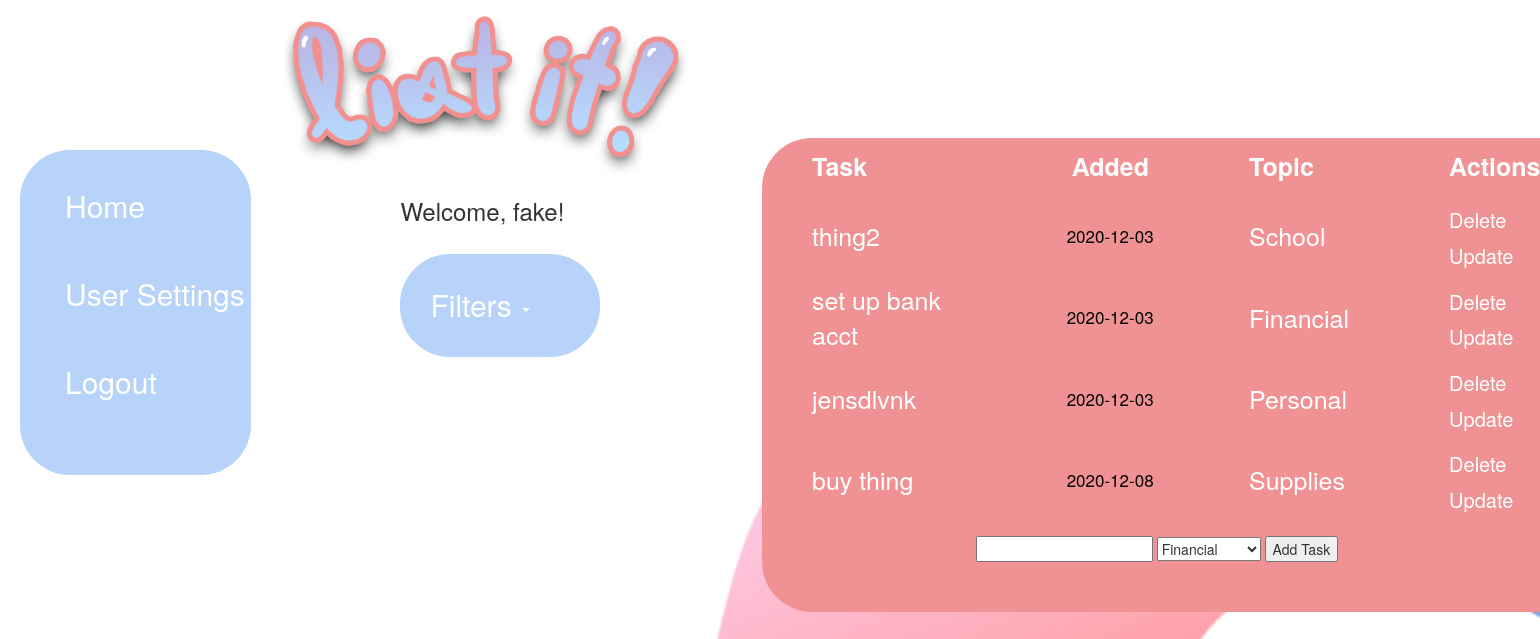
Screenshot of / (signed in) with the database file from the repository.
### app.py (models this page shows, shortened)
class User(UserMixin, db.Model):
    __tablename__ = 'users'
    id = db.Column(db.Integer, primary_key=True)
    email = db.Column(db.String(64), unique=True, index=True)
    username = db.Column(db.String(64), unique=True, index=True)
    password = db.Column(db.String(64), index=True)
    password_hash = db.Column(db.String(128))
    tasks = db.relationship('Tasks', backref='user', lazy="dynamic")
    @property
    def password(self):
        raise AttributeError("Password is not a readable attribute.")
    @password.setter
    def password(self, password):
        self.password_hash = generate_password_hash(password)

class Tasks(db.Model):
    __tablename__ = 'tasks'
    id = db.Column(db.Integer, primary_key=True)
    content = db.Column(db.String(200), nullable=False)
    date_created = db.Column(db.DateTime, default=datetime.utcnow)
    user_id = db.Column(db.Integer, db.ForeignKey('users.id'))
    topic = db.Column(db.String(200), nullable=True)

### app.py (the view, shortened to what this page needs)
@app.route('/', methods=['POST', 'GET'])
def index():
    if request.method == 'POST':
        task_content = request.form['content']
        task_topic = request.form['filter']
        if task_topic == "custom":
            new_task = Tasks(content=task_content, user=current_user._get_current_object(), topic=request.form['custom_filter'])
        else:
            new_task = Tasks(content=task_content, user=current_user._get_current_object(), topic=task_topic)
        try:
            db.session.add(new_task)
            db.session.commit()
            return redirect('/final/') #for DigScholar this will be 'return redirect('/final')
        except:
            return 'There was an issue adding your task :('
    else:
        if current_user.is_authenticated:
            full_tasks = Tasks.query.filter_by(user=current_user).order_by(Tasks.date_created).all()
            topics = []
            for f_task in full_tasks:
                topics.append(f_task.topic)
            topics = set(topics)
            tasks = full_tasks
        return render_template('index.html', tasks=tasks, full_tasks=full_tasks, topics=topics)
    if request.method == 'GET':
        pass
    return render_template('index.html')

### app.py (called while the page is built)
@login_manager.user_loader
def load_user(user_id):
    return User.query.get(int(user_id))

### templates/index.html (shortened to what this page needs)
{% extends 'base.html' %}
{% block logo %}
{% if selected_topic == null %}
    {{ super() }}
{% else %}
<a href="#"><img src="../../final/static/images/list_it_logo.png" alt="List it!"></a>
{% endif %}
{% endblock %}
{% block head %}
    {{ super() }}
{% endblock %}
{% block filter %}
{% if current_user.is_authenticated %}
    <li class = "dropdown">
        <a class="dropdown-toggle" data-toggle="dropdown" href="#">Filters
            <span class="caret"></span>
        </a>
    </li>
{% endif %}
{% endblock %}
{% block page_content %}
<div class="content">
    <div class="container-fluid bg-1 text-center">
    </div>
    {% if current_user.is_authenticated %}
    <div class = table-wrapper>
    {% if tasks|length >= 1 %}
    <div class="fontmain">
    <table class="newtable">
        <thread>
            <tr>
                <th>Task</th>
                <th>Added</th>
                <th>Topic</th>
                <th>Actions</th>
            </tr>
        </thread>
        <tbody>
            {% for task in tasks %}
                {% if task.user.username == current_user.username %}
                <tr>
                    <td class = "task">{{ task.content }}</td>
                    <td class = "date">{{ task.date_created.date() }}</td>
                    <td class = "topic" style="text-transform:capitalize;"><a href="/final/filter/{{task.topic}}">{{ task.topic }}</a></td>
                    <td>
                        {% if selected_topic == null %}
                        <a href="/final/delete/{{task.id}}">Delete</a>
                        {% else %}
                        <a href="/final/{{selected_topic}}/delete/{{task.id}}">Delete</a>
                        {% endif %}
                        {% if selected_topic == null %}
                        <a href="/final/update/{{task.id}}">Update</a>
                        {% else %}
                        <a href="/final/{{selected_topic}}/update/{{task.id}}">Update</a>
                        {% endif %}
                    </td>
                </tr>
                {% endif %}
            {% endfor %}
        </tbody>
    </table>
    </div>
    {% else %}
    <h4> There are no tasks. Create one below!</h4>
    {% endif %}
    {% if selected_topic == null %}
    <form action='/final/' method="POST">
        <input type="text" name="content" id="content">
        <select id="filter" name="filter" onchange="checkCustom(this)" style="text-transform: capitalize;">
            {% set ct = 0 %}
            {% for topic in topics %}
            {% if ct == 0 %}
            <option value = "{{ topic }}" style="text-transform:capitalize;" selected>{{ topic }}</li>
            {% set ct = 1 %}
            {% else %}
            <option value = "{{ topic }}" style="text-transform:capitalize;">{{ topic }}</li>
            {% endif %}
            {% endfor %}
        </select>
        <input type="submit" value="Add Task">
    </form>
    {% else %}
    <form action='/final/filter/{{selected_topic}}' method="POST">
        <input type="text" name="content" id="content">
        <input type="submit" value="Add Task">
    </form>
    {% endif %}
</div>
    {% endif %}
</div>
{% endblock %}

### templates/base.html (shortened to what this page needs)
{% extends "bootstrap/base.html" %}
{% block head %}
    {{ super() }}
    <!DOCTYPE html>
    <link rel="stylesheet" href="{{ url_for('static', filename='styles/styles.css')}}">
{% endblock %}
{% block navbar %}
<div class="navbar navbar-inverse fontmain">
    <div class="container-fluid">
        <ul class="nav-updated">
            <li><a href="/final/">Home</a></li>
            {% if current_user.is_authenticated %}
            <li class><a href="{{ url_for('about') }}">User Settings</a></li>
            <li><a href="{{ url_for('logout') }}">Logout</a></li>
            {% else %}
            <li><a href="{{ url_for('login') }}">Login</a></li>
            <li><a href="{{ url_for('register') }}">Sign Up</a></li>
            {% endif %}
        </ul>
    </div>
</div>
<div class ="filter_div fontmain">
<div>
    {% block logo %}
    <a href="#"><img src="../final/static/images/list_it_logo.png" alt="List it!"></a>
    {% endblock %}</div>
    <div class = "filter-area fontmain">
        <h3>Welcome, {% if current_user.is_authenticated %} {{ current_user.username }}!{% else %} please login.{% endif %}</h3>
        {% block filter %}
        {% endblock %}
    </div>
</div>
{% endblock %}
{%block content %}
<div class="container">
    {% block page_content %} {% endblock %}
</div>
{% endblock %}

### static/styles/styles.css (style rules this page uses)
body { background-image: url("../images/background_sprite.png"); background-repeat: no-repeat; background-attachment: fixed; background-size: cover; }
.navbar-inverse { border-style: none; border-radius: 0px; height: 325px; display: flex; position: fixed; background-color: #b7d3f9; width: 15%; border-radius: 50px; margin: 20px; margin-top: 150px; }
.container-fluid { height: 10px; display: flex; flex-direction: column; margin-right: 0px; margin-left: 0px; padding-left: 0px; padding-right: 0px; width: 100%; }
.dropdown { padding-right: 15px; background-color: #b7d3f9; padding:30px; border-radius: 50px; max-width: 200px; font-size: 13px; }
.container { margin-right: none; margin-left: 30%; }
.nav-updated a { color: white; }
.nav-updated li { margin-bottom: 35px; margin-left: 5px; margin-top: 25px; padding-top: 10px; }
.nav-updated { color: white; list-style-type: none; font-size: 30px; }
img { width:100%; }
.filter_div { margin-left: 17%; position: fixed; max-width: 30%; }
.filter-area { margin-left: 30%; }
.filter-area h3 { margin-bottom: 30px; }
.filter-area a { color: white; font-size: 30px; }
li { list-style-type: none; }
.newtable { margin-top: 15%; font-size: 25px; color: white; margin-bottom: 15px; }
td,th { height: 57px; padding: 5px; padding-left: 50px; padding-right: 50px; }
table a { color: white; font-size: 20px; }
tr { height:56px; }
form { margin-left: 25%; margin-bottom: 575px; padding-bottom: 50px; }
.table-wrapper { background-color:#f09293; margin-left: 25%; width: 75%; border-radius: 50px; }
.date { color: black; font-size: 17px; padding-left: 45px; padding-right: 0px; }
.task { max-width: 444px; }
.topic a { font-size: 25px; }

### rows the page displays
User: username "fake"
Tasks: content "thing2", date_created "2020-12-03", topic "School"
Tasks: content "set up bank acct", date_created "2020-12-03", topic "Financial"
Tasks: content "jensdlvnk", date_created "2020-12-03", topic "Personal"
Tasks: content "buy thing", date_created "2020-12-08", topic "Supplies"

### other values shown
form field filter "financial"
